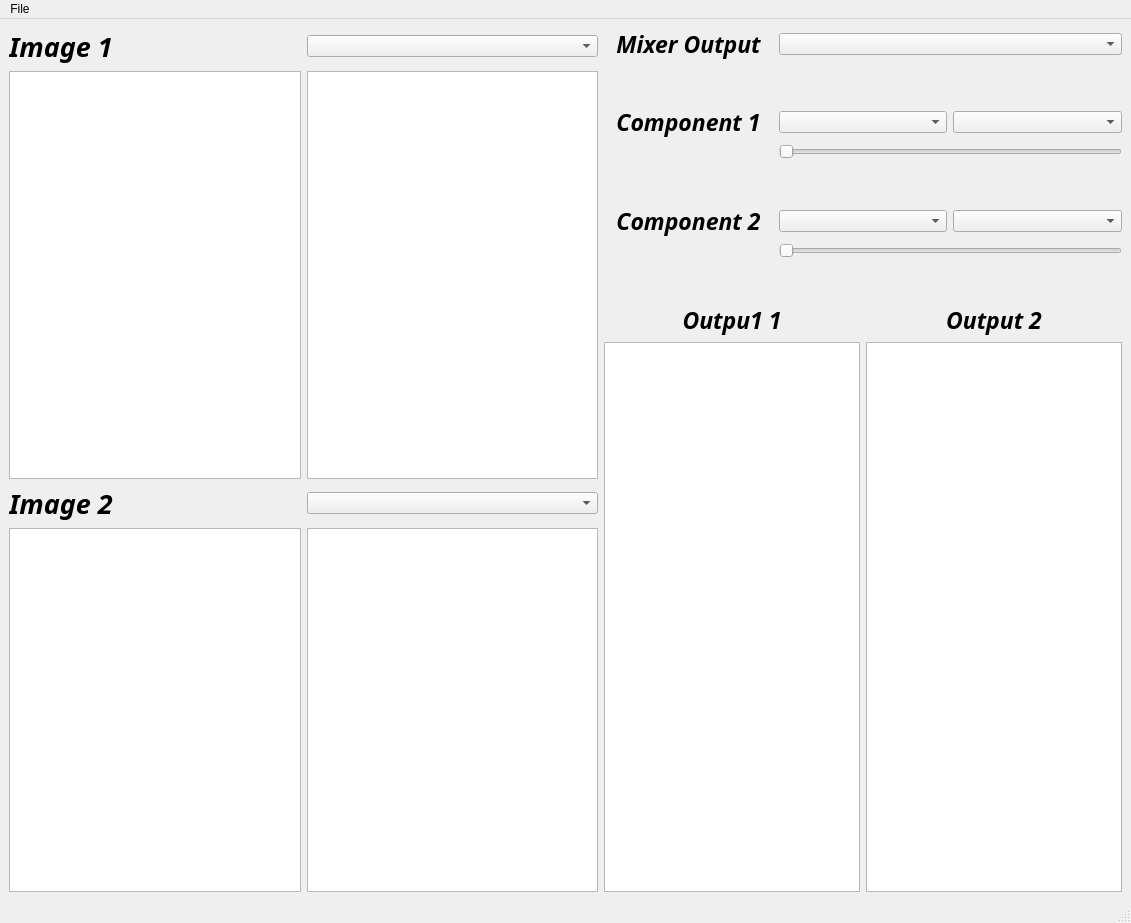
<?xml version="1.0" encoding="UTF-8"?>
<ui version="4.0">
 <class>MainWindow</class>
 <widget class="QMainWindow" name="MainWindow">
  <property name="geometry">
   <rect>
    <x>0</x>
    <y>0</y>
    <width>1131</width>
    <height>923</height>
   </rect>
  </property>
  <property name="windowTitle">
   <string>MainWindow</string>
  </property>
  <widget class="QWidget" name="centralwidget">
   <layout class="QHBoxLayout" name="horizontalLayout">
    <item>
     <layout class="QVBoxLayout" name="verticalLayout">
      <item>
       <layout class="QGridLayout" name="gridLayout_2">
        <item row="0" column="1">
         <widget class="QComboBox" name="comboBox">
          <item>
           <property name="text">
            <string> </string>
           </property>
          </item>
          <item>
           <property name="text">
            <string>Magnitude</string>
           </property>
          </item>
          <item>
           <property name="text">
            <string>Phase</string>
           </property>
          </item>
          <item>
           <property name="text">
            <string>Real</string>
           </property>
          </item>
          <item>
           <property name="text">
            <string>Imaginary</string>
           </property>
          </item>
         </widget>
        </item>
        <item row="2" column="0" colspan="2">
         <layout class="QGridLayout" name="gridLayout_3">
          <item row="0" column="0">
           <widget class="QLabel" name="label_2">
            <property name="font">
             <font>
              <family>Ubuntu Mono</family>
              <pointsize>20</pointsize>
              <weight>75</weight>
              <italic>true</italic>
              <bold>true</bold>
             </font>
            </property>
            <property name="text">
             <string>Image 2</string>
            </property>
           </widget>
          </item>
          <item row="0" column="1">
           <widget class="QComboBox" name="comboBox_2">
            <item>
             <property name="text">
              <string> </string>
             </property>
            </item>
            <item>
             <property name="text">
              <string>Magnitude</string>
             </property>
            </item>
            <item>
             <property name="text">
              <string>Phase</string>
             </property>
            </item>
            <item>
             <property name="text">
              <string>Real</string>
             </property>
            </item>
            <item>
             <property name="text">
              <string>Imaginary</string>
             </property>
            </item>
           </widget>
          </item>
          <item row="1" column="0">
           <widget class="ImageView" name="image1_5"/>
          </item>
          <item row="1" column="1">
           <widget class="ImageView" name="image1_6"/>
          </item>
         </layout>
        </item>
        <item row="1" column="0">
         <widget class="ImageView" name="image1_3"/>
        </item>
        <item row="1" column="1">
         <widget class="ImageView" name="image1_4"/>
        </item>
        <item row="0" column="0">
         <widget class="QLabel" name="label">
          <property name="font">
           <font>
            <family>Ubuntu Mono</family>
            <pointsize>20</pointsize>
            <weight>75</weight>
            <italic>true</italic>
            <bold>true</bold>
           </font>
          </property>
          <property name="text">
           <string>Image 1</string>
          </property>
         </widget>
        </item>
       </layout>
      </item>
     </layout>
    </item>
    <item>
     <layout class="QVBoxLayout" name="verticalLayout_2">
      <item>
       <layout class="QGridLayout" name="gridLayout_5">
        <item row="0" column="1" colspan="2">
         <widget class="QComboBox" name="output_channel">
          <item>
           <property name="text">
            <string> </string>
           </property>
          </item>
          <item>
           <property name="text">
            <string>Output 1</string>
           </property>
          </item>
          <item>
           <property name="text">
            <string>Output 2</string>
           </property>
          </item>
         </widget>
        </item>
        <item row="2" column="0">
         <widget class="QLabel" name="Component1">
          <property name="font">
           <font>
            <family>Ubuntu Mono</family>
            <pointsize>17</pointsize>
            <weight>75</weight>
            <italic>true</italic>
            <bold>true</bold>
           </font>
          </property>
          <property name="text">
           <string>Component 1</string>
          </property>
          <property name="textFormat">
           <enum>Qt::AutoText</enum>
          </property>
          <property name="alignment">
           <set>Qt::AlignCenter</set>
          </property>
         </widget>
        </item>
        <item row="3" column="1" colspan="2">
         <widget class="QSlider" name="component1_slider">
          <property name="maximum">
           <number>100</number>
          </property>
          <property name="singleStep">
           <number>10</number>
          </property>
          <property name="orientation">
           <enum>Qt::Horizontal</enum>
          </property>
         </widget>
        </item>
        <item row="2" column="1">
         <widget class="QComboBox" name="component1_img">
          <item>
           <property name="text">
            <string> </string>
           </property>
          </item>
          <item>
           <property name="text">
            <string>Image 1</string>
           </property>
          </item>
          <item>
           <property name="text">
            <string>Image 2</string>
           </property>
          </item>
         </widget>
        </item>
        <item row="5" column="0">
         <widget class="QLabel" name="component2">
          <property name="font">
           <font>
            <family>Ubuntu Mono</family>
            <pointsize>17</pointsize>
            <weight>75</weight>
            <italic>true</italic>
            <bold>true</bold>
           </font>
          </property>
          <property name="text">
           <string>Component 2</string>
          </property>
          <property name="textFormat">
           <enum>Qt::AutoText</enum>
          </property>
          <property name="alignment">
           <set>Qt::AlignCenter</set>
          </property>
         </widget>
        </item>
        <item row="5" column="1">
         <widget class="QComboBox" name="component2_img">
          <item>
           <property name="text">
            <string> </string>
           </property>
          </item>
          <item>
           <property name="text">
            <string>Image 1</string>
           </property>
          </item>
          <item>
           <property name="text">
            <string>Image 2</string>
           </property>
          </item>
         </widget>
        </item>
        <item row="0" column="0">
         <widget class="QLabel" name="mixer_output">
          <property name="font">
           <font>
            <family>Ubuntu Mono</family>
            <pointsize>17</pointsize>
            <weight>75</weight>
            <italic>true</italic>
            <bold>true</bold>
           </font>
          </property>
          <property name="text">
           <string>Mixer Output</string>
          </property>
          <property name="textFormat">
           <enum>Qt::AutoText</enum>
          </property>
          <property name="alignment">
           <set>Qt::AlignCenter</set>
          </property>
         </widget>
        </item>
        <item row="2" column="2">
         <widget class="QComboBox" name="component1_type">
          <item>
           <property name="text">
            <string> </string>
           </property>
          </item>
          <item>
           <property name="text">
            <string>Magnitude</string>
           </property>
          </item>
          <item>
           <property name="text">
            <string>Phase</string>
           </property>
          </item>
          <item>
           <property name="text">
            <string>Real</string>
           </property>
          </item>
          <item>
           <property name="text">
            <string>Imaginary</string>
           </property>
          </item>
         </widget>
        </item>
        <item row="5" column="2">
         <widget class="QComboBox" name="component2_type">
          <item>
           <property name="text">
            <string> </string>
           </property>
          </item>
          <item>
           <property name="text">
            <string>Magnitude</string>
           </property>
          </item>
          <item>
           <property name="text">
            <string>Phase</string>
           </property>
          </item>
          <item>
           <property name="text">
            <string>Real</string>
           </property>
          </item>
          <item>
           <property name="text">
            <string>Imaginary</string>
           </property>
          </item>
         </widget>
        </item>
        <item row="4" column="0" colspan="3">
         <spacer name="horizontalSpacer_2">
          <property name="orientation">
           <enum>Qt::Vertical</enum>
          </property>
          <property name="sizeType">
           <enum>QSizePolicy::Maximum</enum>
          </property>
          <property name="sizeHint" stdset="0">
           <size>
            <width>20</width>
            <height>40</height>
           </size>
          </property>
         </spacer>
        </item>
        <item row="6" column="1" colspan="2">
         <widget class="QSlider" name="component2_slider">
          <property name="maximum">
           <number>100</number>
          </property>
          <property name="singleStep">
           <number>10</number>
          </property>
          <property name="orientation">
           <enum>Qt::Horizontal</enum>
          </property>
         </widget>
        </item>
        <item row="1" column="0" colspan="3">
         <spacer name="horizontalSpacer">
          <property name="orientation">
           <enum>Qt::Vertical</enum>
          </property>
          <property name="sizeType">
           <enum>QSizePolicy::Maximum</enum>
          </property>
          <property name="sizeHint" stdset="0">
           <size>
            <width>20</width>
            <height>40</height>
           </size>
          </property>
         </spacer>
        </item>
        <item row="7" column="0" colspan="3">
         <layout class="QGridLayout" name="gridLayout_4">
          <item row="2" column="1">
           <widget class="ImageView" name="image1_2"/>
          </item>
          <item row="2" column="0">
           <widget class="ImageView" name="image1"/>
          </item>
          <item row="1" column="0" colspan="2">
           <layout class="QHBoxLayout" name="horizontalLayout_8">
            <item>
             <widget class="QLabel" name="output1_label">
              <property name="font">
               <font>
                <family>Ubuntu Mono</family>
                <pointsize>17</pointsize>
                <weight>75</weight>
                <italic>true</italic>
                <bold>true</bold>
               </font>
              </property>
              <property name="text">
               <string>Outpu1 1</string>
              </property>
              <property name="textFormat">
               <enum>Qt::AutoText</enum>
              </property>
              <property name="alignment">
               <set>Qt::AlignCenter</set>
              </property>
             </widget>
            </item>
            <item>
             <widget class="QLabel" name="output2_label">
              <property name="font">
               <font>
                <family>Ubuntu Mono</family>
                <pointsize>17</pointsize>
                <weight>75</weight>
                <italic>true</italic>
                <bold>true</bold>
               </font>
              </property>
              <property name="text">
               <string>Output 2</string>
              </property>
              <property name="textFormat">
               <enum>Qt::AutoText</enum>
              </property>
              <property name="alignment">
               <set>Qt::AlignCenter</set>
              </property>
             </widget>
            </item>
           </layout>
          </item>
          <item row="0" column="0" colspan="2">
           <spacer name="verticalSpacer">
            <property name="orientation">
             <enum>Qt::Vertical</enum>
            </property>
            <property name="sizeType">
             <enum>QSizePolicy::Maximum</enum>
            </property>
            <property name="sizeHint" stdset="0">
             <size>
              <width>20</width>
              <height>40</height>
             </size>
            </property>
           </spacer>
          </item>
         </layout>
        </item>
       </layout>
      </item>
     </layout>
    </item>
   </layout>
  </widget>
  <widget class="QMenuBar" name="menubar">
   <property name="geometry">
    <rect>
     <x>0</x>
     <y>0</y>
     <width>1131</width>
     <height>22</height>
    </rect>
   </property>
   <widget class="QMenu" name="menuFile">
    <property name="title">
     <string>File</string>
    </property>
   </widget>
   <addaction name="menuFile"/>
  </widget>
  <widget class="QStatusBar" name="statusbar"/>
 </widget>
 <customwidgets>
  <customwidget>
   <class>ImageView</class>
   <extends>QGraphicsView</extends>
   <header location="global">pyqtgraph</header>
   <container>1</container>
  </customwidget>
 </customwidgets>
 <resources/>
 <connections/>
</ui>
